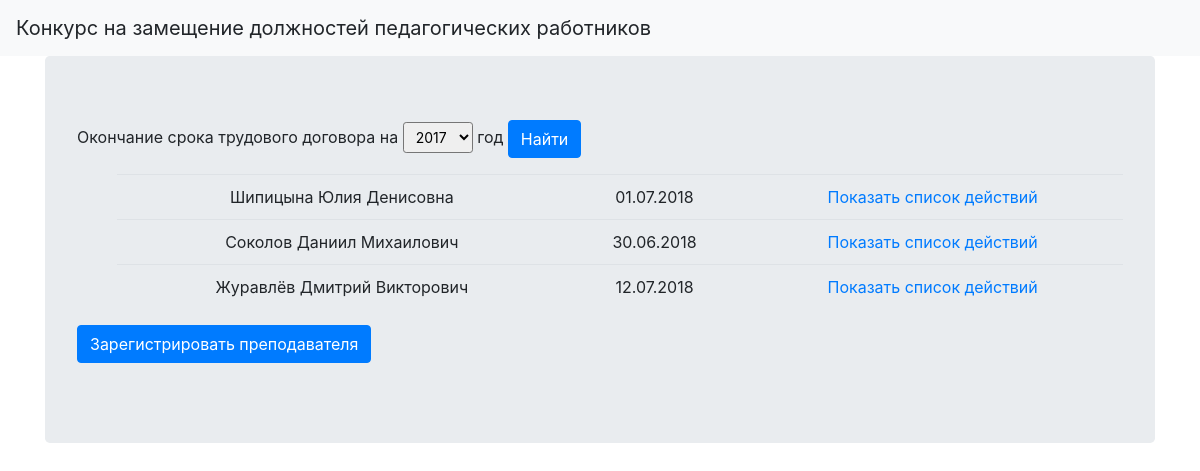
Screenshot of /index.php?year=2018-07-01 with the database file from the repository.
### tables this page shows
CREATE TABLE `Contract` (
  `idContract` int(11) NOT NULL,
  `Teacher` int(11) NOT NULL,
  `ConditionOfAttraction` int(11) NOT NULL,
  `ExpirationOfTheTerm` date NOT NULL
);

CREATE TABLE `Teacher` (
  `PersonnelNumber` int(11) NOT NULL,
  `LastName` varchar(50) NOT NULL,
  `FirstName` varchar(50) NOT NULL,
  `Patronymic` varchar(50) DEFAULT NULL,
  `Address` varchar(100) DEFAULT NULL,
  `Phone` varchar(45) DEFAULT NULL,
  `Rank` int(11) DEFAULT NULL,
  `Position` int(11) NOT NULL,
  `Degree` int(11) DEFAULT NULL
);

### index.php (the view, shortened to what this page needs)
<?php
$db = require('connect.php');
$yearsQuery = $db->prepare(
    'select distinct Extract(YEAR from ExpirationOfTheTerm) FROM Contract'
);
$yearsQuery
    ->execute();
$years = $yearsQuery
    ->fetchAll();
?>
<html>
<head>
    <link rel="stylesheet" href="https://stackpath.bootstrapcdn.com/bootstrap/4.1.1/css/bootstrap.min.css"
>
</head>
<body>
<nav class="navbar navbar-expand-lg navbar-light bg-light">
    <a class="navbar-brand" >Конкурс на замещение должностей педагогических работников</a>
</nav>
<div class="container">
    <div class="Jumbotron">
        <form method="GET">
            Окончание срока трудового договора на
            <select class="form-control-sm" name="year">
                <?php foreach ($years as $year) { ?>
                    <option
                            value="<?= htmlspecialchars($year[0]) ?>"
                        <?php
                        if (
                            isset($_GET['year']) &&
                            $_GET['year'] == $year[0]
                        ) {
                            echo ' selected';
                        }
                        ?>
                    >
                        <?= htmlspecialchars($year[0]) ?>
                    </option>
                <?php } ?>
            </select>
            год
            <input class="btn btn-primary" type="submit" value="Найти">
        </form>
        <?php
        if (isset($_GET['year'])) {
            $query = $db->prepare('
				SELECT
                      Teacher.PersonnelNumber,
                      Teacher.lastName,
                      Teacher.FirstName,
                      Teacher.patronymic,
                      Contract.ExpirationOfTheTerm
                    FROM Teacher
                      INNER JOIN Contract ON Teacher.PersonnelNumber = Contract.Teacher
                    WHERE year(Contract.ExpirationOfTheTerm) = :year
			');
            $query->execute(['year' => $_GET['year']]);
            $teachers = $query->fetchAll();
            if (count($teachers) > 0) {
                ?>
                <ul>
                    <table class="table" style="text-align:center;">
                        <tbody>
                        <?php foreach ($teachers as $teacher) { ?>
                            <tr>
                                <td><?= htmlspecialchars($teacher['lastName']) . ' ' .
                                    htmlspecialchars($teacher['FirstName']) . ' ' .
                                    htmlspecialchars($teacher['patronymic']) ?></td>
                                <?php
                                $myDate = DateTime::createFromFormat('Y-m-d', $teacher['ExpirationOfTheTerm']);
                                $Date = $myDate->format('d.m.Y');
                                ?>
                                <td><?= htmlspecialchars($Date) ?></td>
                                <td> <?php echo "<a href=\"personalInformation.php?id=" .
                                        $teacher['PersonnelNumber'] . "\">Показать список действий</a>"; ?></td>
                            </tr>
                        <?php } ?>
                        </tbody>
                    </table>
                </ul>
                <?php
            } else {
                ?>
                <div class="alert alert-warning" role="alert">
                    Преподаватели в этом году не переизбираются.
                </div>
                <?php
            }
        }
        ?>
        <form action="/registration.php">
            <button class="btn btn-primary" type="submit">Зарегистрировать преподавателя</button>
        </form>
    </div>
</div>
</body>
</html>

### rows the page displays
contract: Teacher.LastName "Шипицына", Teacher.FirstName "Юлия", Teacher.Patronymic "Денисовна", ExpirationOfTheTerm "01.07.2018"
contract: Teacher.LastName "Соколов", Teacher.FirstName "Даниил", Teacher.Patronymic "Михаилович", ExpirationOfTheTerm "30.06.2018"
contract: Teacher.LastName "Журавлёв", Teacher.FirstName "Дмитрий", Teacher.Patronymic "Викторович", ExpirationOfTheTerm "12.07.2018"

### other values shown
form field year "2017"
